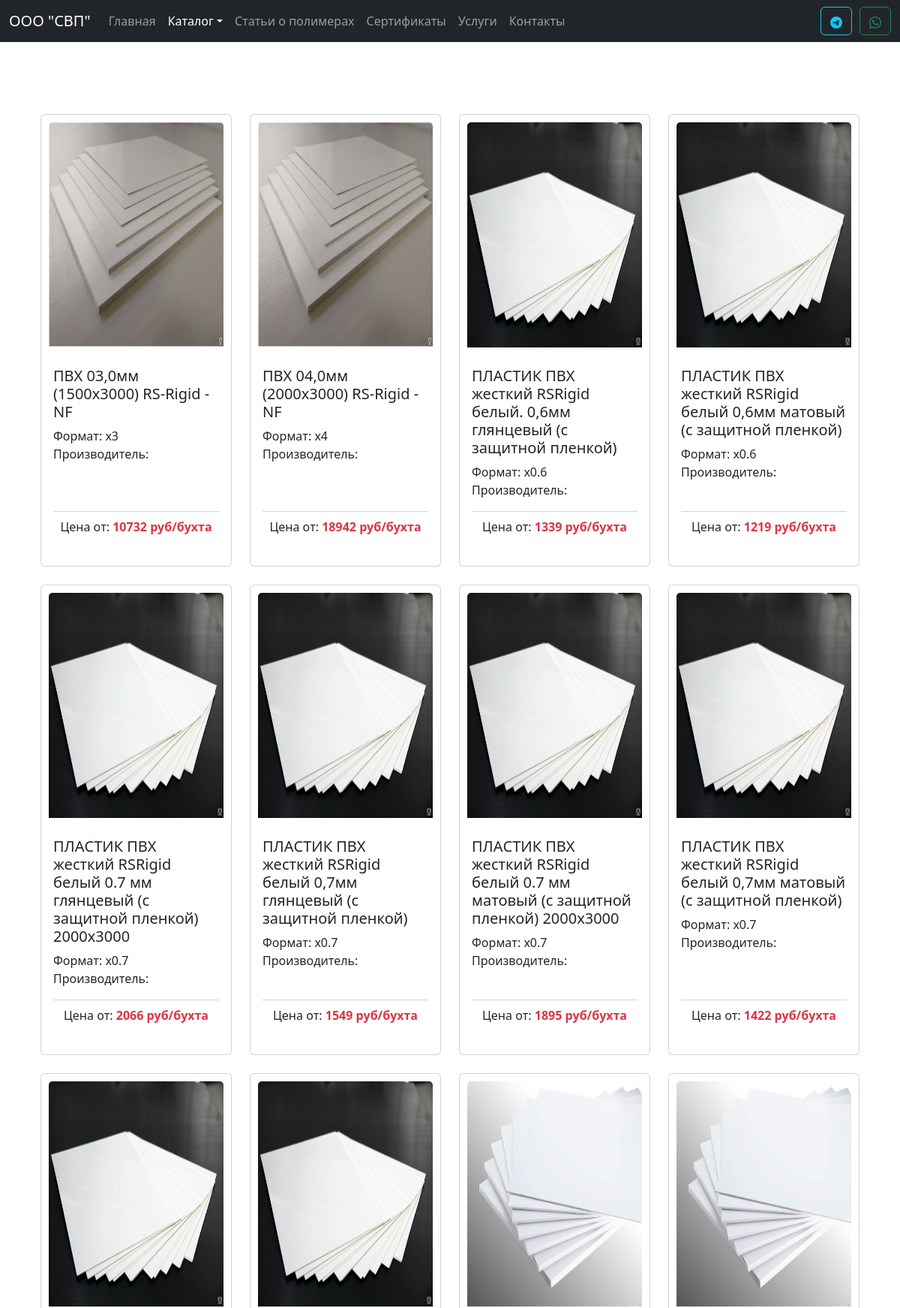
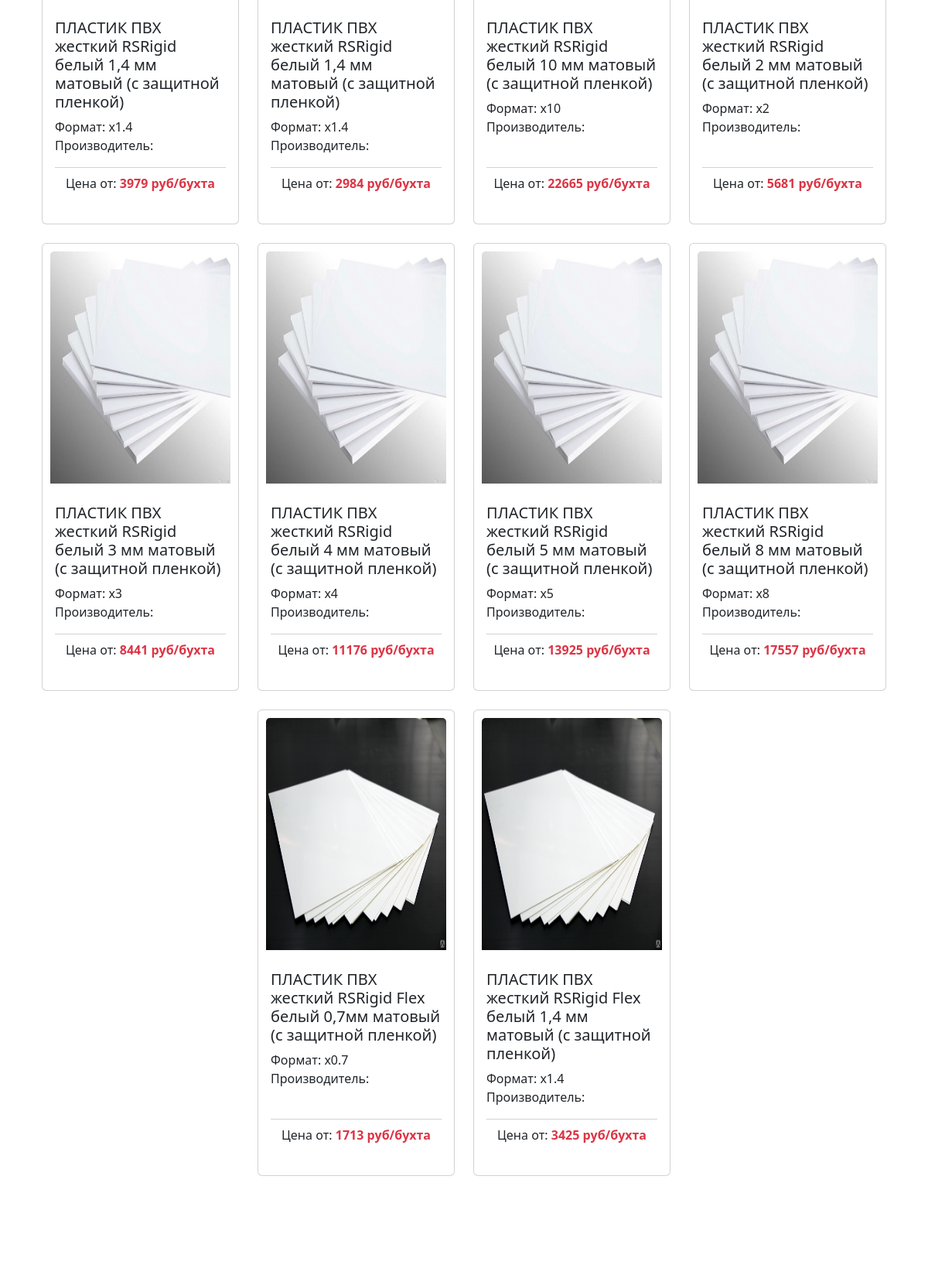
The page /catalog/pvc_plastic/products.php (upper part) on the database its author committed (2 pictures, top to bottom).
### tables this page shows
CREATE TABLE `products` (
  `id` int(5) UNSIGNED NOT NULL,
  `name` varchar(100) NOT NULL,
  `href` varchar(100) DEFAULT NULL,
  `category` varchar(100) NOT NULL,
  `subcategory` varchar(100) NOT NULL,
  `image` varchar(100) DEFAULT NULL,
  `price` int(100) NOT NULL,
  `opt_price` int(100) NOT NULL,
  `pack` varchar(100) DEFAULT NULL,
  `description` varchar(1000) DEFAULT NULL,
  `color` varchar(100) DEFAULT NULL,
  `diameter` int(100) DEFAULT NULL,
  `use_product` varchar(1000) DEFAULT NULL,
  `instruction` varchar(10000) DEFAULT NULL,
  `format` varchar(100) DEFAULT NULL,
  `width` float DEFAULT NULL
);

### catalog/pvc_plastic/products.php (the view, shortened to what this page needs)
<?
include_once $_SERVER['DOCUMENT_ROOT'] . "/modules/header.php";
require($_SERVER['DOCUMENT_ROOT'] . '/database/db.php');
$subcategory = $_GET['sub'];
if ($subcategory) {
  $sql = "SELECT * FROM products_pvc_plastic WHERE subcategory = $subcategory";
} else {
  $sql = "SELECT * FROM products WHERE category = 2";
}
$result = $conn->query($sql);
if ($result->num_rows != 0) {
  $products = $result->fetch_all(MYSQLI_ASSOC);
}
?>
<div class="container my-5">
  <div class="container mt-5 mb-5">
    <div class="row row-cols-1 row-cols-md-4 g-4 justify-content-center">
      <?php foreach ($products as $product): ?>
        <div class="col">
          <a href="/catalog/pvc_plastic/product?id=<?= $product['id']; ?>" class="card h-100 ki-card">
            <div style="padding:10px;">
              <img style="width: 100%; height: 300px;" src=<?= '/assets/images/catalog/' . $product['image'] ?> class="card-img-top" alt=<?= $product['name'] ?>>
            </div>
            <div class="card-body d-flex flex-column ">
              <h5 class="card-title"><?= $product['name'] ?></h5>
              <p class="card-text" style="flex:1;">
                Формат: <?= $product['length'] . 'x' . $product['width'] ?><br>
                Производитель: <?= $product['manufacturer'] ?><br>
              <div class="card-footer bg-transparent d-flex justify-content-center px-0">
                <p>Цена от: <strong class="text-danger"><?= $product['opt_price']; ?> руб/бухта</strong></p>
              </div>
            </div>
          </a>
        </div>
      <?php endforeach; ?>
    </div>
  </div>
</div>
<? include_once $_SERVER['DOCUMENT_ROOT'] . "/modules/footer.php"; ?>

### assets/style.css (style rules this page uses)
body { min-height: 100vh; display: flex; flex-direction: column; }
.ki-card { translate: all .3s; text-decoration: none; }

### rows shown on the page
products: image (picture), name "ПВХ 03,0мм (1500х3000) RS-Rigid - NF", width "3", opt_price "10732"
products: image (picture), name "ПВХ 04,0мм (2000х3000) RS-Rigid - NF", width "4", opt_price "18942"
products: image (picture), name "ПЛАСТИК ПВХ жесткий RSRigid белый. 0,6мм глянцевый (с защитной пленкой)", width "0.6", opt_price "1339"
products: image (picture), name "ПЛАСТИК ПВХ жесткий RSRigid белый 0,6мм матовый (с защитной пленкой)", width "0.6", opt_price "1219"
products: image (picture), name "ПЛАСТИК ПВХ жесткий RSRigid белый 0.7 мм глянцевый (с защитной пленкой) 2000х3000", width "0.7", opt_price "2066"
products: image (picture), name "ПЛАСТИК ПВХ жесткий RSRigid белый 0,7мм глянцевый (с защитной пленкой)", width "0.7", opt_price "1549"
products: image (picture), name "ПЛАСТИК ПВХ жесткий RSRigid белый 0.7 мм матовый (с защитной пленкой) 2000х3000", width "0.7", opt_price "1895"
products: image (picture), name "ПЛАСТИК ПВХ жесткий RSRigid белый 0,7мм матовый (с защитной пленкой)", width "0.7", opt_price "1422"
products: image (picture), name "ПЛАСТИК ПВХ жесткий RSRigid белый 1,4 мм матовый (с защитной пленкой)", width "1.4", opt_price "3979"
products: image (picture), name "ПЛАСТИК ПВХ жесткий RSRigid белый 1,4 мм матовый (с защитной пленкой)", width "1.4", opt_price "2984"
products: image (picture), name "ПЛАСТИК ПВХ жесткий RSRigid белый 10 мм матовый (с защитной пленкой)", width "10", opt_price "22665"
products: image (picture), name "ПЛАСТИК ПВХ жесткий RSRigid белый 2 мм матовый (с защитной пленкой)", width "2", opt_price "5681"
products: image (picture), name "ПЛАСТИК ПВХ жесткий RSRigid белый 3 мм матовый (с защитной пленкой)", width "3", opt_price "8441"
products: image (picture), name "ПЛАСТИК ПВХ жесткий RSRigid белый 4 мм матовый (с защитной пленкой)", width "4", opt_price "11176"
products: image (picture), name "ПЛАСТИК ПВХ жесткий RSRigid белый 5 мм матовый (с защитной пленкой)", width "5", opt_price "13925"
products: image (picture), name "ПЛАСТИК ПВХ жесткий RSRigid белый 8 мм матовый (с защитной пленкой)", width "8", opt_price "17557"
products: image (picture), name "ПЛАСТИК ПВХ жесткий RSRigid Flex белый 0,7мм матовый (с защитной пленкой)", width "0.7", opt_price "1713"
products: image (picture), name "ПЛАСТИК ПВХ жесткий RSRigid Flex белый 1,4 мм матовый (с защитной пленкой)", width "1.4", opt_price "3425"
